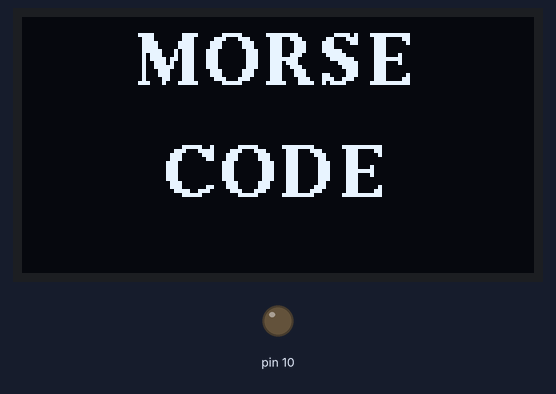
A sketch run on a simulated Arduino Uno, built with avr-gcc and run on an emulated ATmega328P. On the bench: 128×64 one-colour display, output pins drawn as LEDs (lit = HIGH). No radio packets arrive unless stated; what the sketch prints to the serial monitor is not drawn.

Above: at 0.2 s.
At 1.2 s:
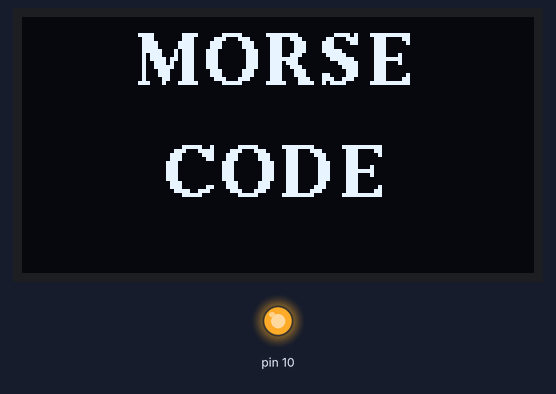

The sketch:

morseCode_receiver.ino
```cpp
/*
    MORSE CODE

    Morse code is a method of sending text messages by keying in a series of electronic pulses,
    usually represented as a short pulse (called a "dot") and a long pulse (a "dash"). The code
    was devised by Samuel F. B. Morse in the 1840s

    In this example, we are using two NRF24L01 radio modules to transmit and receive Morse Code.
    On Transmitter side, Interpret presses on button (connected to digital pin 7) as Morse Code
    inputs and send it to receiver side using NRF24L01 radio.
    On Receiver side, NRF24L01 radio will receive the message and arduino will convert the signal
    pattern consist of DOTs and DASHes to that particular letter and also print that letter to
    OLED with its morse code.

    For Example, to send letter A (DOT,DASH),
    press pushbutton two times, for DOT press pushbutton for 200 milliseconds,
                                for DASH press pushbutton for 600 milliseconds,
                                time gap between DOT and DASH should be less than 200 milliseconds.
    To send HELLO word

     H --> (DOT,DOT,DOT,DOT)      // press button for 200 millisconds four times then wait for 600 milliseconds which
                                  // is gap between two letters (in milliseconds), then Arduino will recognize it as letter H.
     E --> (DOT)                  // then again press button for 200 milliseconds and wiat for 600 milliseconds ,then Arduino will recognize it as letter E
     L --> (DOT,DASH,DOT,DOT)     // press button for 200,600,200,200 milliseconds four times respectively and wiat for 600 milliseconds,
                                  //then Arduino will recognize it as letter L
     L --> (DOT,DASH,DOT,DOT)     // press button for 200,600,200,200 milliseconds four times respectively and wiat for 600 milliseconds,
                                  //then Arduino will recognize it as letter L
     O --> (DASH,DASH,DASH)       //press button for 600,600,600 milliseconds three times and wiat for 600 milliseconds ,then Arduino will recognize it as letter 0

  now to send the new word wait for 1400 milliseconds (1.4 seconds) and send particular signlas for that word

*/


#include "U8glib.h"
#include <RF24Network.h>
#include <RF24.h>
#include <SPI.h>
#define WordGap 1400
// Hardware configuration
// Set up nRF24L01 radio on SPI bus plus pins 9 & 10
U8GLIB_SSD1306_128X64 u8g(U8G_I2C_OPT_NONE|U8G_I2C_OPT_DEV_0);	// I2C / TWI
RF24 radio(7,8);

// Network uses that radio
RF24Network network(radio);

// Address of our node
const uint16_t node_1 = 0;

// Address of the master node
const uint16_t master_node = 1;

boolean send_message = false;
char messageToSend[32] = "";
String receivedWord = "";
unsigned long lastTimestamp =0;
void setup()
    {
      Serial.begin(57600);

      // u8g.setFont(u8g_font_unifont);
      u8g.setColorIndex(1); // Indataucts the display to draw with a pixel on.
      Serial.println("MORSE CODE");
      showMessageOnLcd(27,17,"MORSE",35,45,"CODE");
      delay(1000);
      SPI.begin();
      radio.begin();
      network.begin(/*channel*/ 90, /*node address*/ node_1);
    }

//function to print received data on OLED
void showMessageOnLcd(int x,int y, String message1,int a,int b, String message2)
    {
      u8g.firstPage();
      do { u8g.setFont(u8g_font_timB14);
           u8g.drawStr( x, y, message1.c_str());
           u8g.drawStr( a, b, message2.c_str());
           u8g.setFont(u8g_font_timB12);
           u8g.drawStr( 0,40, receivedWord.c_str());    // print received word on OLED
         } while( u8g.nextPage() );
    }

void loop()
    {
       unsigned long currentTimestamp  = millis(); // get the current timestamp
       unsigned long duration = currentTimestamp - lastTimestamp; // get elapsed time
       // Pump the network regularly
       network.update();
        if (send_message)   // if there is typed message on serial monitor ready to send
           {
             RF24NetworkHeader header1(/*to node*/ master_node);
             boolean message = network.write(header1, messageToSend, 32);   // send message to other user
             if (message)
                {
                  //Serial.print("Sender: ");   // print message on serial monitor
                  //Serial.println(messageToSend);
                  send_message = false;
                }

             else

                 Serial.println("could not write \n"); // if it is failed to send message prompt error
                 showMessageOnLcd(1,15,"could not write",5,45,"");
           }

        // Is there anything ready for us?
        while (network.available() )
              { // If so, grab it and print it out
                RF24NetworkHeader header;
                char messageToRecieve[32] = "";
                boolean recieve = false;
                while (!recieve)
                      {
                        recieve = network.read(header, messageToRecieve ,32);
                        Serial.print("Reciver: ");   // print recived data on serial monitor
                        Serial.println(messageToRecieve);
                        lastTimestamp = currentTimestamp;
                      }
                String MorseCode(messageToRecieve);    // convert char array of received message to string
                Serial.println(showLetter(MorseCode)); //and print letter on serial monitor
                receivedWord += showLetter(MorseCode);
                Serial.print(receivedWord);  //print received message on serial monitor
                showLetter(MorseCode);       // show letter on OLED
                if (duration > WordGap)      //if delay between received messages is greater than WordGap(1400)
                   {                         // add space between words
                     receivedWord += " ";
                   }
                if (receivedWord.length()>=13)  // if stringlenth is greater than 13, empty the string
                   {
                     receivedWord = "";
                   }
          }

     }

// function to decode the received morse code to respective letter and print that letter on OLED
char showLetter(String data)
    {
        if (data == "12000") { showMessageOnLcd(5,13,"A",25,15,"._");       return 'A';}
        if (data == "21110") { showMessageOnLcd(5,13,"B",25,15,"_...");     return 'B';}
        if (data == "21210") { showMessageOnLcd(5,13,"C",25,15,"_._.");     return 'C';}
        if (data == "21100") { showMessageOnLcd(5,13,"D",25,15,"_..");      return 'D';}
        if (data == "10000") { showMessageOnLcd(5,13,"E",25,15,".");        return 'E';}
        if (data == "11210") { showMessageOnLcd(5,13,"F",25,15,".._.");     return 'F';}
        if (data == "22100") { showMessageOnLcd(5,13,"G",25,15,"_ _.");     return 'G';}
        if (data == "11110") { showMessageOnLcd(5,13,"H",25,15,"....");     return 'H';}
        if (data == "11000") { showMessageOnLcd(5,13,"I",25,15,"..");       return 'I';}
        if (data == "12220") { showMessageOnLcd(5,13,"J",25,15,"._ _ _");   return 'I';}
        if (data == "21200") { showMessageOnLcd(5,13,"K",25,15,"_._");      return 'K';}
        if (data == "12110") { showMessageOnLcd(5,13,"L",25,15,"._..");     return 'L';}
        if (data == "22000") { showMessageOnLcd(5,13,"M",25,15,"_ _");      return 'M';}
        if (data == "21000") { showMessageOnLcd(5,13,"N",25,15,"_.");       return 'N';}
        if (data == "22200") { showMessageOnLcd(5,13,"O",25,15,"_ _ _");    return 'O';}
        if (data == "12210") { showMessageOnLcd(5,13,"P",25,15,"._ _.");    return 'P';}
        if (data == "22120") { showMessageOnLcd(5,13,"Q",25,15,"_ _._");    return 'Q';}
        if (data == "12100") { showMessageOnLcd(5,13,"R",25,15,"._.");      return 'R';}
        if (data == "11100") { showMessageOnLcd(5,13,"S",25,15,"...");      return 'S';}
        if (data == "20000") { showMessageOnLcd(5,13,"T",25,15,"_");        return 'T';}
        if (data == "11200") { showMessageOnLcd(5,13,"U",25,15,".._");      return 'U';}
        if (data == "11120") { showMessageOnLcd(5,13,"V",25,15,"..._");     return 'V';}
        if (data == "12200") { showMessageOnLcd(5,13,"W",25,15,"._ _");     return 'W';}
        if (data == "21120") { showMessageOnLcd(5,13,"X",25,15,"_.._");     return 'X';}
        if (data == "21220") { showMessageOnLcd(5,13,"Y",25,15,"_._ _");    return 'Y';}
        if (data == "22110") { showMessageOnLcd(5,13,"Z",25,15,"_ _..");    return 'Z';}
        if (data == "12222") { showMessageOnLcd(5,13,"1",25,15,"._ _ _ _"); return '1';}
        if (data == "11222") { showMessageOnLcd(5,13,"2",25,15,".._ _ _ "); return '2';}
        if (data == "11122") { showMessageOnLcd(5,13,"3",25,15,"..._ _");   return '3';}
        if (data == "11112") { showMessageOnLcd(5,13,"4",25,15,"...._");    return '4';}
        if (data == "11111") { showMessageOnLcd(5,13,"5",25,15,".....");    return '5';}
        if (data == "21111") { showMessageOnLcd(5,13,"6",25,15,"_....");    return '6';}
        if (data == "22111") { showMessageOnLcd(5,13,"7",25,15,"_ _...");   return '7';}
        if (data == "22211") { showMessageOnLcd(5,13,"8",25,15,"_ _ _..");  return '8';}
        if (data == "22221") { showMessageOnLcd(5,13,"9",25,15,"_ _ _ _."); return '9';}
        if (data == "22222") { showMessageOnLcd(5,13,"0",25,15,"_ _ _ _ _");return '0';}
      }
```
